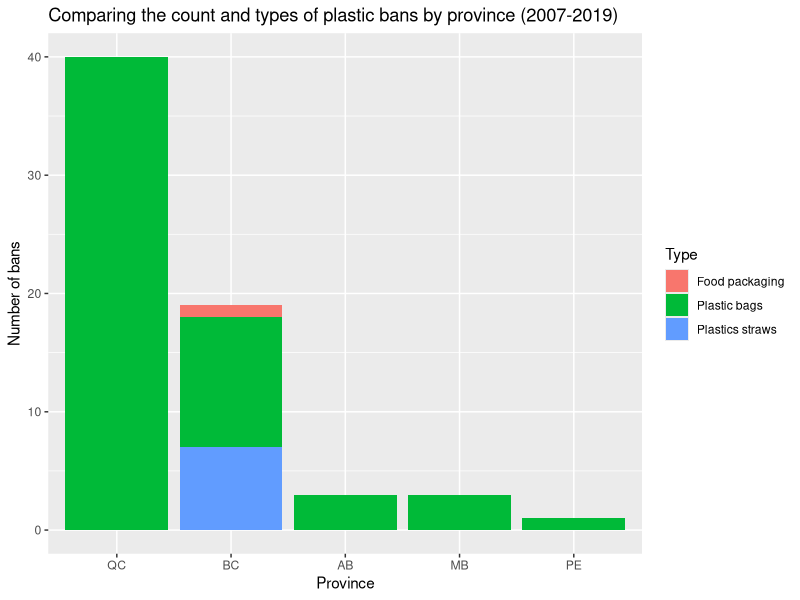
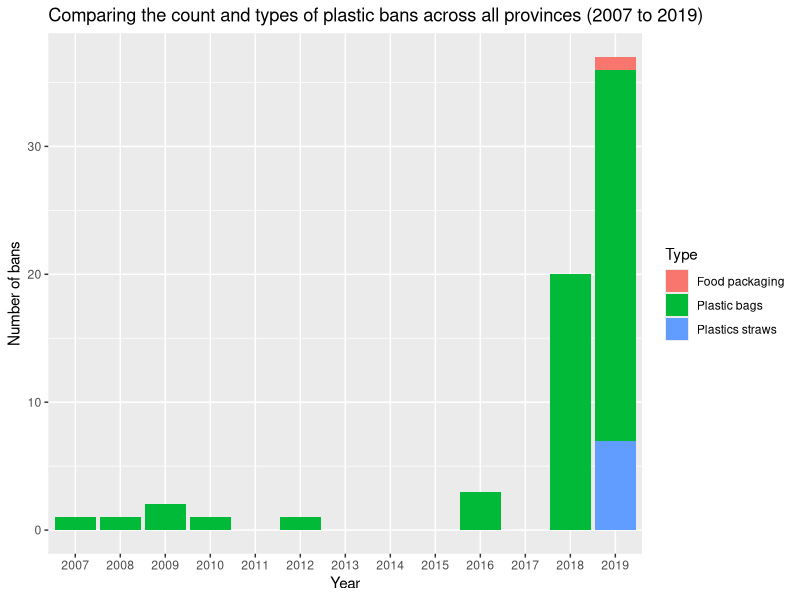
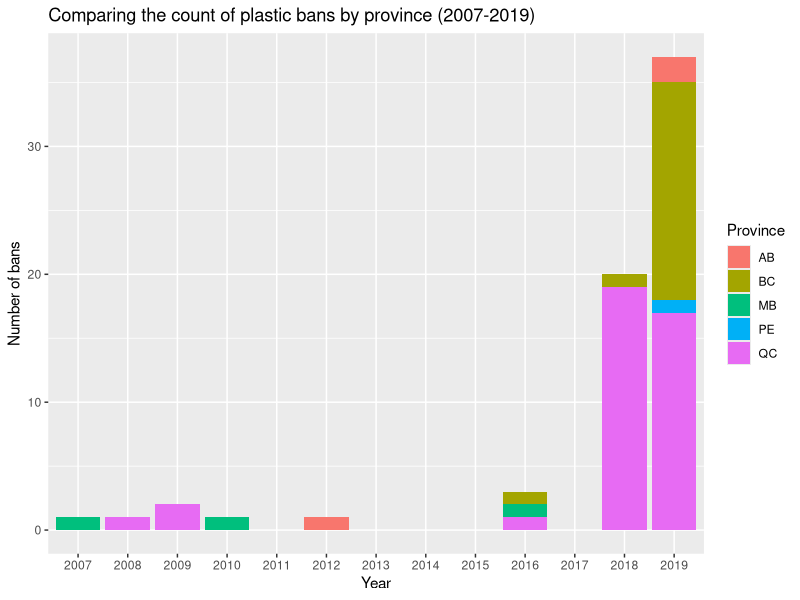
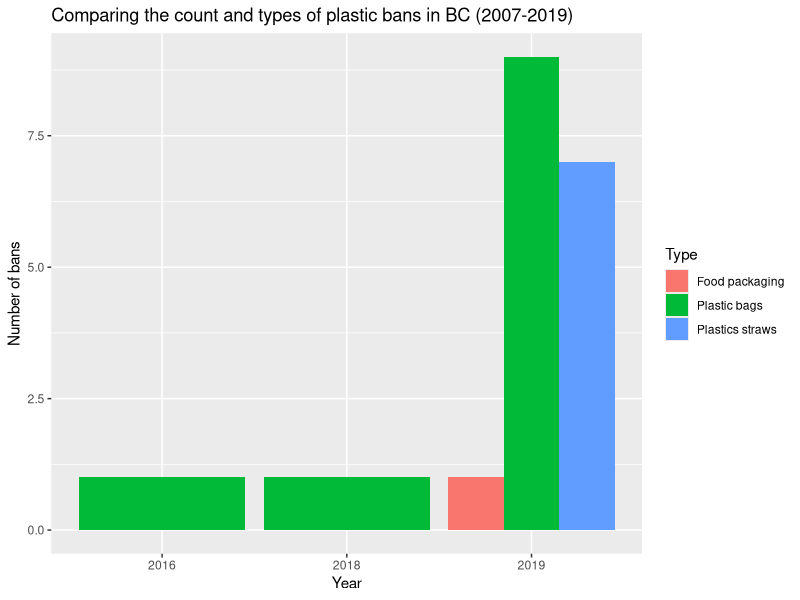

R code for these plots, in order:
## Plastic Ban Data Script

getwd()
ban_data <- read.csv("ban_data.csv")
str(ban_data)

library(ggplot2)
library(dplyr)
library(tidyverse)


# Converting date to proper format
ban_data$Effective.Date <- as.Date(ban_data$Effective.Date, format = '%d-%b-%y')
str(ban_data)


#---------------------------------------------------------------------------------
#Create dataframe with prov and plastic type
bans_prov_type <- ban_data %>% 
  count(Province, Type) %>% 
  arrange(desc(n))

ggplot(bans_prov_type, aes(x = reorder(Province, -n), y = n, fill = Type)) +
  geom_bar(stat="identity") + 
  labs(title = "Comparing the count and types of plastic bans by province (2007-2019)", y="Number of bans", x="Province")


#---------------------------------------------------------------------------------
# Add variable "year" to the dataset
ban_data$Year <- format(as.Date(ban_data$Effective.Date,format='%d-%b-%y'), '%Y')

ban_data <- ban_data %>% 
  add_row(Year = c("2011", "2013", "2014", "2015","2017"))

#---------------------------------------------------------------------------------
#Create dataframe with year and plastic type
bans_year_type <- ban_data %>% 
  count(Year, Type)

ggplot(bans_year_type, aes(x = Year, y = n, fill = Type)) +
  geom_bar(stat="identity") +
  scale_fill_discrete(na.translate = F) + 
  labs(title = "Comparing the count and types of plastic bans across all provinces (2007 to 2019)", y="Number of bans")

#---------------------------------------------------------------------------------

# Create dataframe with year and prov
bans_year_prov <- ban_data %>% 
  count(Year, Province)

ggplot(bans_year_prov, aes(x = Year, y = n, fill = Province)) +
  geom_bar(stat="identity") +
  scale_fill_discrete(na.translate = F) + 
  labs(title = "Comparing the count of plastic bans by province (2007-2019)", y="Number of bans")

#---------------------------------------------------------------------------------

# BC type of ban through time
bc <- ban_data %>%
  filter(Province=="BC") %>%
  count(Year, Type)

ggplot(bc, aes(fill=Type, x=Year, y=n)) +
  geom_bar(position = "dodge", stat="identity") + 
  labs(title = "Comparing the count and types of plastic bans in BC (2007-2019)", y="Number of bans")




